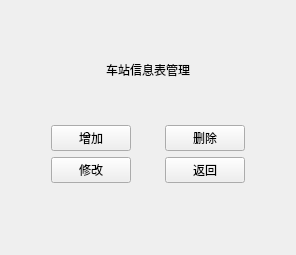
<?xml version="1.0" encoding="UTF-8"?>
<ui version="4.0">
 <class>Form</class>
 <widget class="QWidget" name="Form">
  <property name="geometry">
   <rect>
    <x>0</x>
    <y>0</y>
    <width>296</width>
    <height>255</height>
   </rect>
  </property>
  <property name="windowTitle">
   <string>系统管理</string>
  </property>
  <layout class="QVBoxLayout" name="verticalLayout_2">
   <item>
    <layout class="QHBoxLayout" name="horizontalLayout_5">
     <property name="topMargin">
      <number>10</number>
     </property>
     <item>
      <widget class="QLabel" name="label">
       <property name="sizePolicy">
        <sizepolicy hsizetype="Fixed" vsizetype="Fixed">
         <horstretch>0</horstretch>
         <verstretch>0</verstretch>
        </sizepolicy>
       </property>
       <property name="text">
        <string>车站信息表管理</string>
       </property>
      </widget>
     </item>
    </layout>
   </item>
   <item>
    <layout class="QVBoxLayout" name="verticalLayout">
     <property name="bottomMargin">
      <number>20</number>
     </property>
     <item>
      <layout class="QHBoxLayout" name="horizontalLayout">
       <property name="spacing">
        <number>0</number>
       </property>
       <property name="leftMargin">
        <number>6</number>
       </property>
       <property name="rightMargin">
        <number>6</number>
       </property>
       <item>
        <widget class="QPushButton" name="insert_btn">
         <property name="sizePolicy">
          <sizepolicy hsizetype="Fixed" vsizetype="Fixed">
           <horstretch>0</horstretch>
           <verstretch>0</verstretch>
          </sizepolicy>
         </property>
         <property name="text">
          <string>增加</string>
         </property>
        </widget>
       </item>
       <item>
        <widget class="QPushButton" name="delete_btn">
         <property name="sizePolicy">
          <sizepolicy hsizetype="Fixed" vsizetype="Fixed">
           <horstretch>0</horstretch>
           <verstretch>0</verstretch>
          </sizepolicy>
         </property>
         <property name="text">
          <string>删除</string>
         </property>
        </widget>
       </item>
      </layout>
     </item>
     <item>
      <layout class="QHBoxLayout" name="horizontalLayout_4">
       <property name="spacing">
        <number>0</number>
       </property>
       <property name="leftMargin">
        <number>6</number>
       </property>
       <property name="rightMargin">
        <number>6</number>
       </property>
       <item>
        <widget class="QPushButton" name="update_btn">
         <property name="sizePolicy">
          <sizepolicy hsizetype="Fixed" vsizetype="Fixed">
           <horstretch>0</horstretch>
           <verstretch>0</verstretch>
          </sizepolicy>
         </property>
         <property name="text">
          <string>修改</string>
         </property>
        </widget>
       </item>
       <item>
        <widget class="QPushButton" name="back_btn">
         <property name="sizePolicy">
          <sizepolicy hsizetype="Fixed" vsizetype="Fixed">
           <horstretch>0</horstretch>
           <verstretch>0</verstretch>
          </sizepolicy>
         </property>
         <property name="text">
          <string>返回</string>
         </property>
        </widget>
       </item>
      </layout>
     </item>
    </layout>
   </item>
  </layout>
 </widget>
 <resources/>
 <connections/>
</ui>
